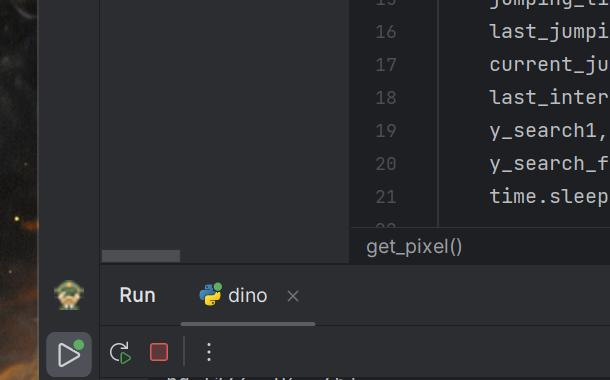

Python code for this plot:
import math
import keyboard
import pyautogui as gui
import time


def get_pixel(image, x, y):
    # Function to get the pixel color at a specific (x, y) coordinate in the image
    px = image.load()
    return px[x, y]


def start():
    # Initial setup and waiting for 3 seconds before starting
    x, y, width, height = 200, 700, 610, 380
    jumping_time = 0
    last_jumping_time = 0
    current_jumping_time = 0
    last_interval_time = 0
    y_search1, y_search2, x_start, x_end = 220, 230, 380, 400
    y_search_for_bird = 175
    time.sleep(3)

    while True:
        if keyboard.is_pressed('q'):
            # Break the loop if 'q' is pressed
            break

        # Capture the screenshot of the dinosaur game area
        dino_img = gui.screenshot(region=(x, y, width, height))
        dino_img.save('dino.jpg')

        # Get the background color (assumed to be at (10, 370))
        bg_color = get_pixel(dino_img, 10, 370)

        # Check for obstacles and bird and perform actions accordingly
        for z in reversed(range(x_start, x_end)):
            if get_pixel(dino_img, z, y_search1) != bg_color or get_pixel(dino_img, z, y_search2) != bg_color:
                # Jump if an obstacle is detected
                keyboard.press("up")
                jumping_time = time.time()
                current_jumping_time = jumping_time
                break
            if get_pixel(dino_img, z, y_search_for_bird) != bg_color:
                # Duck if a bird is detected
                keyboard.press("down")
                time.sleep(0.4)
                keyboard.release("down")
                break

        # Adjust the search area dynamically based on the time intervals between jumps
        interval_time = current_jumping_time - last_jumping_time
        if last_interval_time != 0 and math.floor(interval_time) != math.floor(last_interval_time):
            x_end += 7
            if x_end >= width:
                x_end = width

        last_jumping_time = jumping_time
        last_interval_time = interval_time


start()

